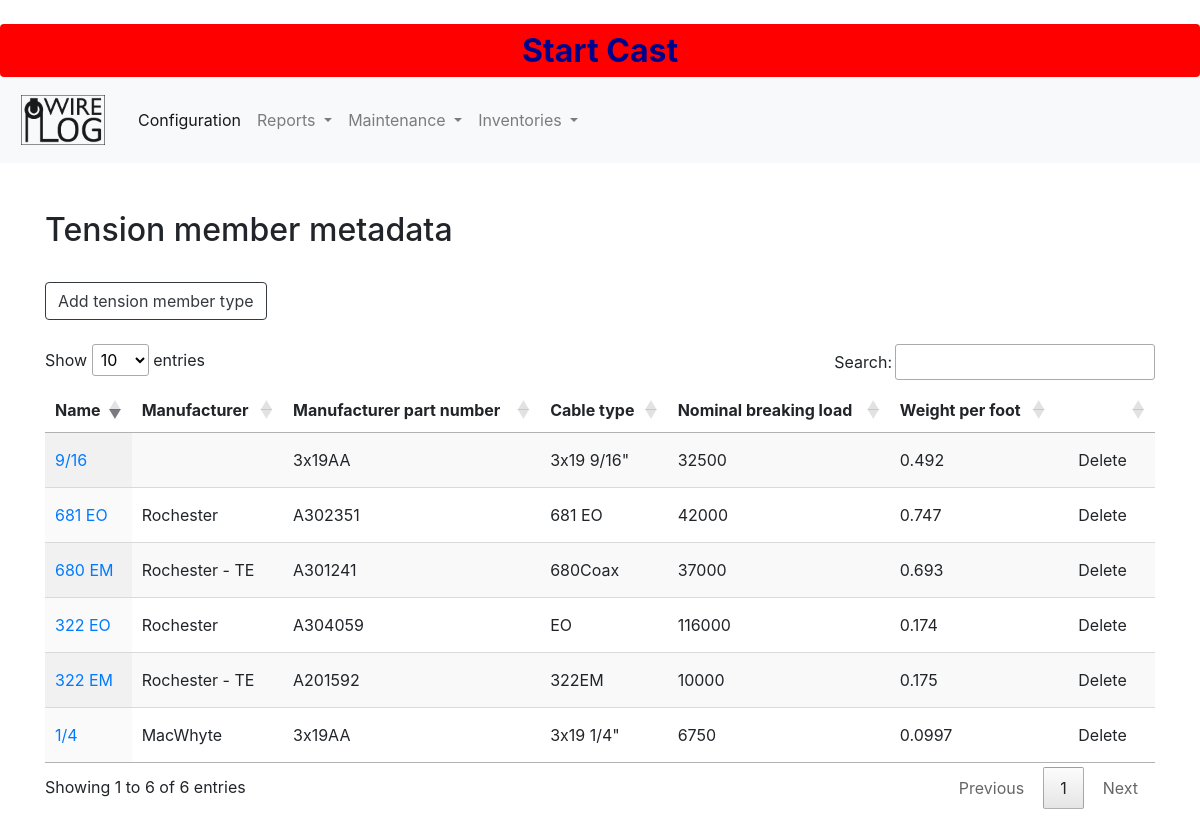
The app's page /wwdb/inventories/wireropedatalist/ with its own data.
### wwdb/models.py (models this page shows, shortened)
class WireRopeData(models.Model):
    id = models.AutoField(db_column='Id', primary_key=True, blank=True, null=False)
    name = models.TextField(db_column='Name', blank=True, null=True, verbose_name='Name', validators=[validate_commas])
    manufacturer = models.TextField(db_column='Manufacturer',blank=True, null=True, verbose_name='Manufacturer', validators=[validate_commas])
    manufacturerpartnumber = models.TextField(db_column='ManufacturerPartNumber', blank=True, null=True, verbose_name='Manufacturer part number', validators=[validate_commas])
    cabletype = models.TextField(db_column='CableType', blank=True, null=True, verbose_name='Cable type', validators=[validate_commas])
    nominalbreakingload = models.IntegerField(db_column='nominalbreakingload', blank=True, null=True, verbose_name='Nominal breaking load')
    weightperfoot = models.FloatField(db_column='WeightPerFoot', blank=True, null=True, verbose_name='Weight per foot')
    class Meta:
        managed = True
        db_table = 'WireRopeData'
        verbose_name_plural = 'WireRopeData'

### wwdb/views.py (the view)
# urls.py: path('inventories/wireropedatalist/', views.wireropedatalist, name='wireropedatalist'),
def wireropedatalist(request):
    wireropes = WireRopeData.objects.all()
    context = {
        'wireropes': wireropes,
        }
    return render(request, 'wwdb/inventories/wireropedatalist.html', context=context)

### context_processors.py (called while the page is built)
def cast_context(request):
    return {'last': Cast.objects.last()}

### wwdb/templates/wwdb/inventories/wireropedatalist.html (shortened to what this page needs)
<!DOCTYPE html>
{% extends "wwdb/base.html" %}
{% block content %}
<h2>Tension member metadata</h2>
<button id="wireropedataadd" class="btn btn-outline-wwdb">Add tension member type</button>
<table id="table" class="display nowrap" style="width:100%">
    <thead>
        <tr>
            <th>Name</th>
            <th>Manufacturer</th>
            <th>Manufacturer part number</th>
            <th>Cable type</th>
            <th>Nominal breaking load</th>
            <th>Weight per foot</th>
            <th> </th>
        </tr>
    </thead>
    {% for wire in wireropes %}
    <tr>
        <td><a href="{% url 'wireropedataedit' wire.pk %}">{{wire.name}}</a></td>
        <td>{{wire.manufacturer}}</td>
        <td>{{wire.manufacturerpartnumber}}</td>
        <td>{{wire.cabletype}}</td>
        <td>{{wire.nominalbreakingload}}</td>
        <td>{{wire.weightperfoot}}</td>
        <td>
            <button class='btn'
                    hx-confirm='Are you sure?'
                    hx-target="closest tr"
                    hx-swap="outerHTML swap:1s"
                    hx-delete="{% url 'wireropedatadelete' wire.pk %}">
                Delete
            </button>
        </td>
    </tr>
    {% endfor %}
</table>
{% endblock content %}

### static/css/wwdb.css (style rules this page uses)
.btn-outline-wwdb { color: #343a40; border-color: #343a40; }

### records on screen
WireRopeData: name "680 EM", manufacturer "Rochester - TE", manufacturerpartnumber "A301241", cabletype "680Coax", nominalbreakingload "37000", weightperfoot "0.693"
WireRopeData: name "322 EM", manufacturer "Rochester - TE", manufacturerpartnumber "A201592", cabletype "322EM", nominalbreakingload "10000", weightperfoot "0.175"
WireRopeData: name "1/4", manufacturer "MacWhyte", manufacturerpartnumber "3x19AA", cabletype "3x19 1/4\"", nominalbreakingload "6750", weightperfoot "0.0997"
WireRopeData: name "9/16", manufacturerpartnumber "3x19AA", cabletype "3x19 9/16\"", nominalbreakingload "32500", weightperfoot "0.492"
WireRopeData: name "681 EO", manufacturer "Rochester", manufacturerpartnumber "A302351", cabletype "681 EO", nominalbreakingload "42000", weightperfoot "0.747"
WireRopeData: name "322 EO", manufacturer "Rochester", manufacturerpartnumber "A304059", cabletype "EO", nominalbreakingload "116000", weightperfoot "0.174"
